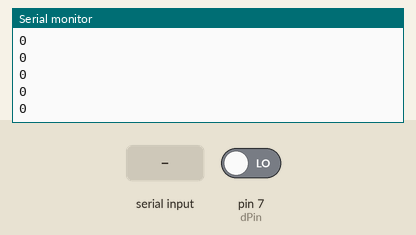
The sketch below on a simulated Arduino Uno, built with avr-gcc and run on an emulated ATmega328P. On the bench: the last lines printed to the serial monitor. The test bench sets the inputs (shaded band); at power-on: pin 7 (dPin) LOW.

Above: at 1.3 s.
1.4 s: pin 7 (dPin) driven HIGH
At 1.5 s:
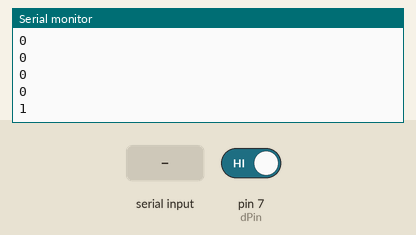
2.9 s: "1" received over the second serial link
At 3.17 s:
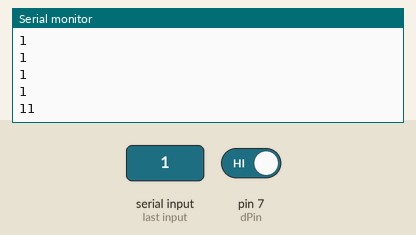
4.4 s: "0" received over the second serial link
At 4.67 s:
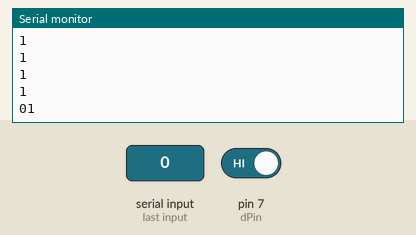
Timing chart, 0 to 7.4 s (numbered marks = the images above; inputs shaded):
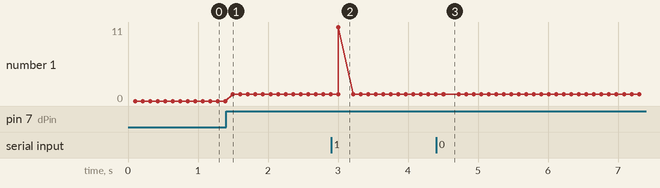

The sketch:

BTmousebuttons_DIGITAL.ino
```cpp
/*
 Based on Bluetooth Serial Passthrough Sketch by Jim Lindblom
 modifications by: Shanel Wu

 The original code converts an RN-42 bluetooth module to
 communicate at 9600 bps (from 115200), and passes any serial
 data between Serial Monitor and bluetooth module. Additional
 code configures the RN-42 to communicate through the HID
 profile as a mouse.

 This sketch uses a simple digital input (button worn on finger)
 to provide X-Y input for the cursor position along the vertical
 axis.
 */
#include <SoftwareSerial.h>

int bluetoothTx = 2;  // TX-O pin of bluetooth mate, Arduino D2
int bluetoothRx = 3;  // RX-I pin of bluetooth mate, Arduino D3
// const int led = 5; // LED connected to PWM pin 5
const int dPin = 7; // one button/analog input connected to pin 5

SoftwareSerial bluetooth(bluetoothTx, bluetoothRx);

void setup()
{
  Serial.begin(9600);  // Begin the serial monitor at 9600bps
  //pinMode(led, OUTPUT);
  pinMode(dPin, INPUT);
  Serial.println("beginning");

  bluetooth.begin(115200);  // The Bluetooth Mate defaults to 115200bps
  bluetooth.print("$");  // Print three times individually
  bluetooth.print("$");
  bluetooth.print("$");  // Enter command mode, no line break
  delay(100);  // Short delay, wait for the Mate to send back CMD
  bluetooth.println("U,9600,N");  // Temporarily Change the baudrate to 9600, no parity
  // 115200 can be too fast at times for NewSoftSerial to relay the data reliably
  bluetooth.begin(9600);  // Start bluetooth serial at 9600

  // bluetooth.print("$$$"); // re-enter command mode
}

void loop()
{
  bool buttonReading = digitalRead(dPin);
  Serial.println(buttonReading);
  if(bluetooth.available())  // If the bluetooth sent any characters
  {
    // Send any characters the bluetooth prints to the serial monitor
    char input = bluetooth.read();
    Serial.print(input);
  }
  //if(Serial.available())  // If stuff was typed in the serial monitor
  //{
    // Send HID reports
    // char input = Serial.read();
    // send mouse down
    if (buttonReading) {
      bluetooth.write(0xFD); // start byte
      bluetooth.write(0x5);
      bluetooth.write(0x2);
      bluetooth.write((byte)0);
      bluetooth.write((byte)0); // X movement
      bluetooth.write(5);  // Y movement
      bluetooth.write((byte)0);
    } else if (!buttonReading){ // send mouse up
      bluetooth.write(0xFD); // start byte
      bluetooth.write(0x5);
      bluetooth.write(0x2);
      bluetooth.write((byte)0);
      bluetooth.write((byte)0); // X movement
      bluetooth.write(-5);  // Y movement
      bluetooth.write((byte)0);
    }
    /* else if (input == 'd'){ // send mouse right
      bluetooth.write(0xFD); // start byte
      bluetooth.write(0x5);
      bluetooth.write(0x2);
      bluetooth.write((byte)0);
      bluetooth.write(10); // X movement
      bluetooth.write((byte)0);  // Y movement
      bluetooth.write((byte)0);
    } else if (input == 'a'){ // send mouse left
      bluetooth.write(0xFD); // start byte
      bluetooth.write(0x5);
      bluetooth.write(0x2);
      bluetooth.write((byte)0);
      bluetooth.write(-10); // X movement
      bluetooth.write((byte)0);  // Y movement
      bluetooth.write((byte)0);
    } else {
      Serial.println("invalid mouse direction");
    }*/
  //}
  // and loop forever and ever!
  delay(100);
}
```

Measured:
- after the input at 1.4 s, the serial monitor: prints a new line after 0.10 s (image 1)
- after the input at 2.9 s, the serial monitor: prints a new line after 0.11 s (image 2)
- after the input at 4.4 s, the serial monitor: prints a new line after 0.11 s (image 3)
- plotted number 1: 0 → 1 after the input at 1.4 s
